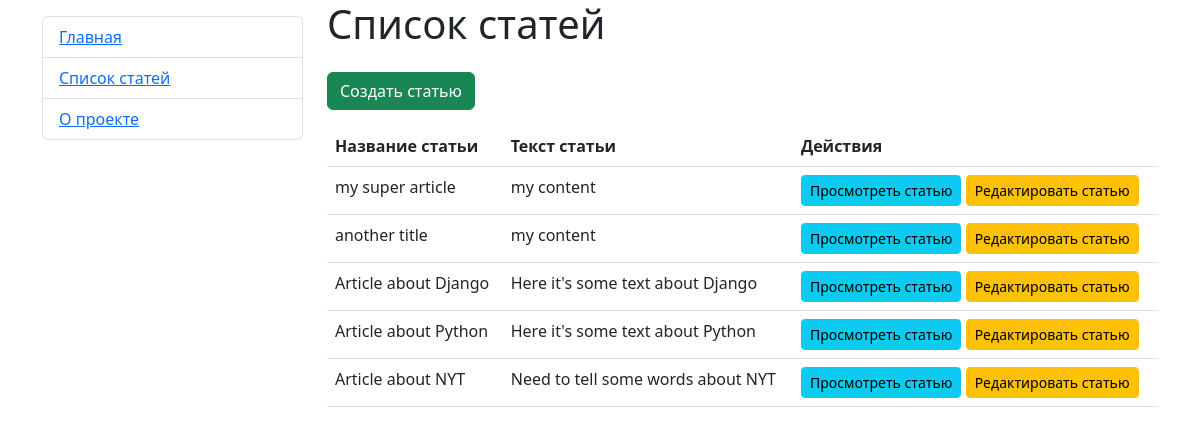
/articles/, run on an earlier commit of the app's database.
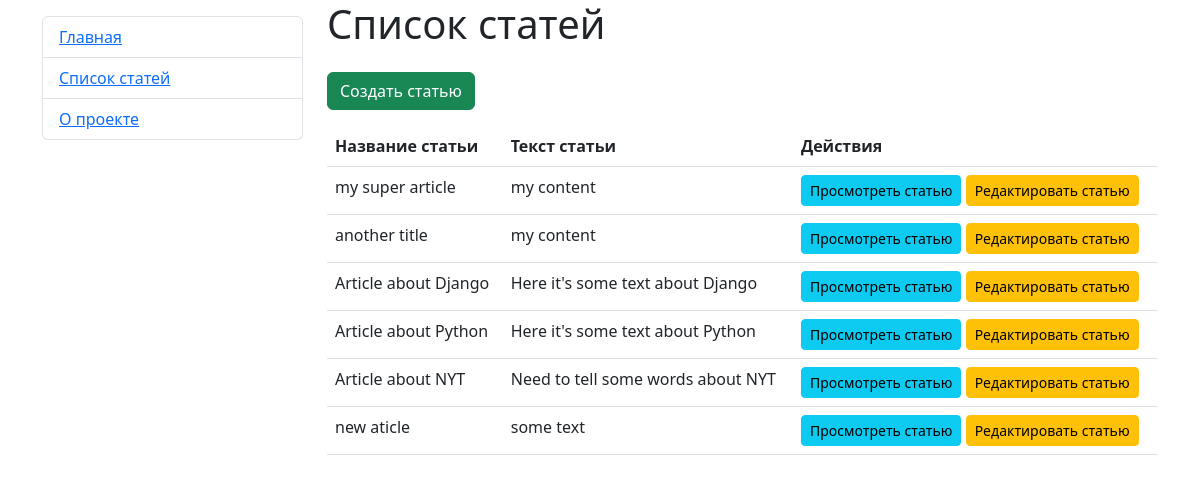
And on a later commit of the database.
### hexlet_django_blog/article/models.py (models this page shows, shortened)
class Article(models.Model):
    name = models.CharField(max_length=200)  # название статьи
    body = models.TextField()  # тело статьи
    created_at = models.DateTimeField(auto_now_add=True)
    updated_at = models.DateTimeField(auto_now=True)

### hexlet_django_blog/article/views.py (the view)
# urls.py: path("", IndexView.as_view(), name='articles'),
class IndexView(View):
    def get(self, request, *args, **kwargs):
        articles = Article.objects.all()[:15]
        return render(
            request,
            "articles/index.html",
            context={
                "articles": articles,
            },
        )

### hexlet_django_blog/templates/articles/index.html (shortened to what this page needs)
{% extends "base.html" %}
{% block content %}
    <h1>Список статей</h1>
    <a href="{% url 'articles_create' %}" class="btn btn-success my-3">Создать статью</a>
    <table class="table">
        <thead>
            <th>Название статьи</th>
            <th>Текст статьи</th>
            <th>Действия</th>
        </thead>
        <tbody>
            {% for article in articles %}
            <tr>
                <td>{{ article.name }}</td>
                <td>{{ article.body|slice:":200" }}</td>
                <td>
                    <a href="{% url 'article_detail' article.id %}" class="btn btn-sm btn-info">Просмотреть статью</a>
                    <a href="{% url 'articles_update' article.id %}" class="btn btn-sm btn-warning">Редактировать статью</a>
                </td>
            {% endfor %}
        </tbody>
    </table>
{% endblock %}

What changed in the data, as far as the page shows it:
added Article: name "new aticle", body "some text"
